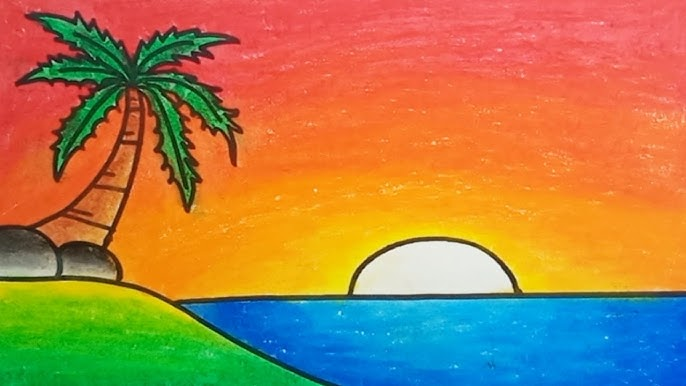
//> input picture images/hq720.jpg, 686 x 386 px, given in place of the camera
$ ./kalibrasi_kamera   (built with g++ and OpenCV 4)
//> lines starting //> are read from the running program, lines starting //| are printed output that depends on the picture; after the words box and inside, x2 and y2 are one past the last pixel; in counts of white or black regions, pixels touching at a corner belong together
#include <opencv4/opencv2/opencv.hpp>
#include <iostream>

/*
Nama: Narendra Andhi Putra Pratama
NRP: 5022251034
Prodi: Teknik Elektro

Program deteksi warna kuning dengan tambahan bounding box
*/

int main(){
    cv::VideoCapture cam(0);

    cv::Mat frame;
    while (true)
    {
        cam >> frame;
//> frame is the input picture: 386 rows x 686 cols, CV_8UC3; mean B, G, R 77.4, 126.9, 170.5
        cv::Mat hsv;
        cv::cvtColor(frame,hsv,cv::COLOR_BGR2HSV);
//> hsv: 386 rows x 686 cols, CV_8UC3; mean H, S, V 37.1, 201.5, 214.7

        //menentukan batas bawah atas
        cv::Scalar batasbawah(15/2,100,100);
        cv::Scalar batastas(77/2,255,255);

        cv::Mat biner;

        //treshold
        cv::inRange(hsv,batasbawah,batastas,biner);
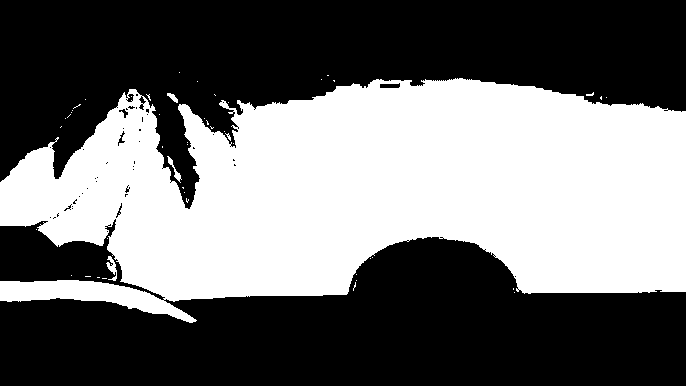
//> biner: 386 rows x 686 cols, CV_8UC1; 43.8% white; 49 white regions (45 under 20 px)

        std::vector<std::vector<cv::Point>> contours;
        cv::findContours(biner, contours, cv::RETR_EXTERNAL, cv::CHAIN_APPROX_SIMPLE);
//> contours = 48 contours, 44 with area under 20; largest, box (x1, y1, x2, y2) and area: (0, 78, 686, 323) 114574, (106, 256, 117, 281) 84, (167, 156, 182, 183) 64, (167, 93, 178, 103) 40

        for (auto &contour : contours) {
            double area = cv::contourArea(contour);
            if (area > 10000) { // abaikan area kecil
                cv::Rect box = cv::boundingRect(contour);

                // Warna garis bounding box (B, G, R)
                cv::Scalar warnaGaris(0, 255, 255); // kuning

                // Gambar kotak dan label
                cv::rectangle(frame, box, warnaGaris, 2);
                cv::putText(frame, "Kuning", {box.x, box.y - 10},
                            cv::FONT_HERSHEY_SIMPLEX, 0.6, warnaGaris, 2);
            }
        }
//> this loop made 48 passes
//> (area, box) on pass 46: (114574, Rect(0, 78, 686, 245))
//> area on passes 12, 18, 41: 84, 63.5, 40
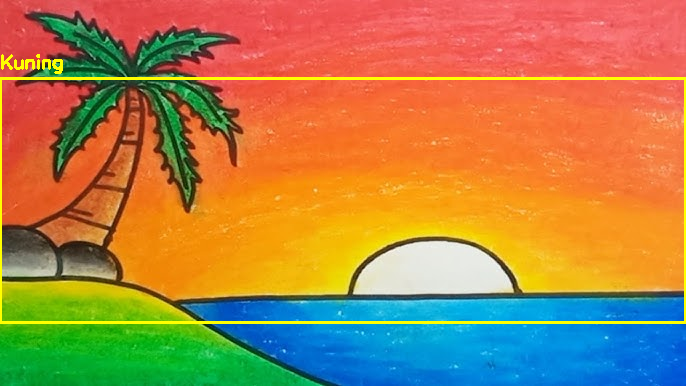
//> frame: 386 rows x 686 cols, CV_8UC3; 2.1% of pixels changed, all inside (x1, y1, x2, y2) = (0, 54, 686, 324)

        //memfilter warna yang sudah di filter

        cv::imshow("bounding box dan deteksi kuning", frame);
        cv::imshow("biner", biner);
        if(cv::waitKey(1) == 48){
//> the Esc key is pressed
            break;
        }

    }

    cam.release();
    cv::destroyAllWindows();
    return 0;

}
